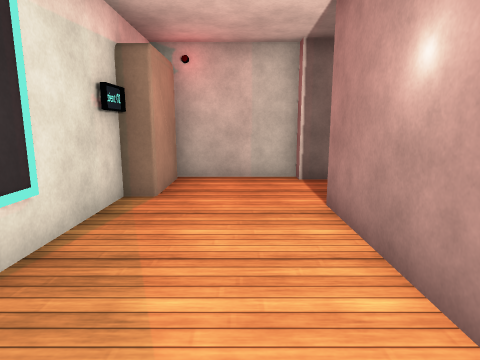
[1] (above)

14 first-person views from a walk through a 3-D level made in the Unity game engine. The camera is 1.3 m above the floor, tilts 10° down and sees 75° across. The floor is counted in squares, 1 m on a side. Each view is taken from the middle of a square. On the plan, view 1 faces up. The plan holds only what a view shows up to about 14 squares ahead; the rest is blank. The place goes on beyond the plan. The player is left out. Surface patterns are stand-ins for the level's own textures.

[2]
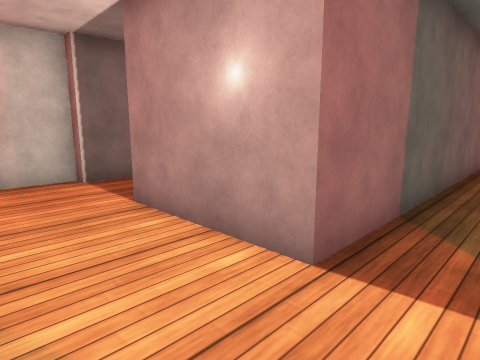

[3]
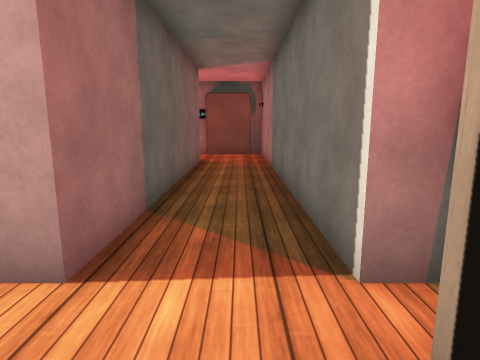

[4]
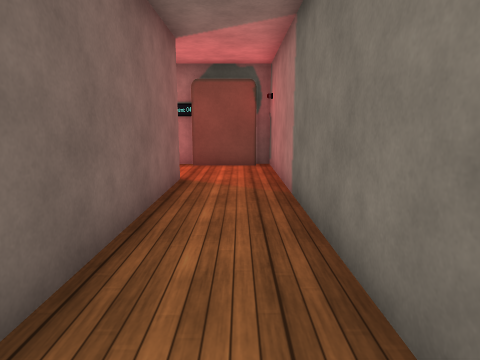

[5]
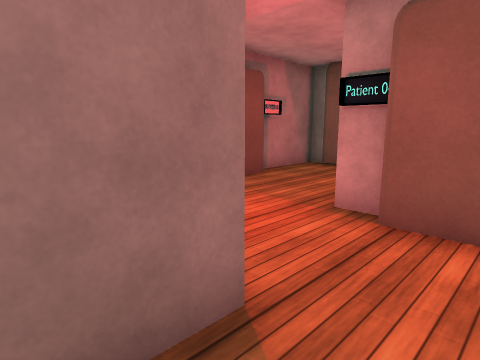

[6]
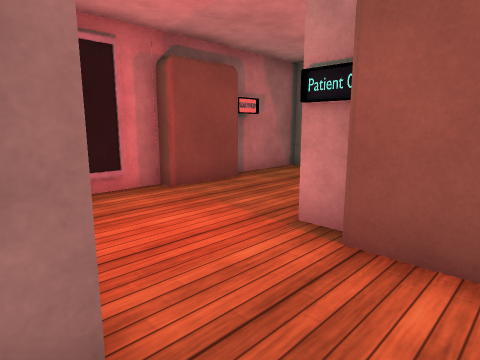

[7]
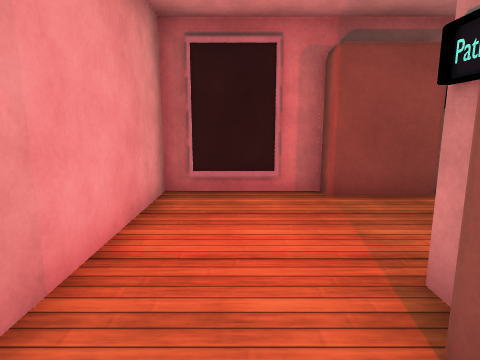

[8]
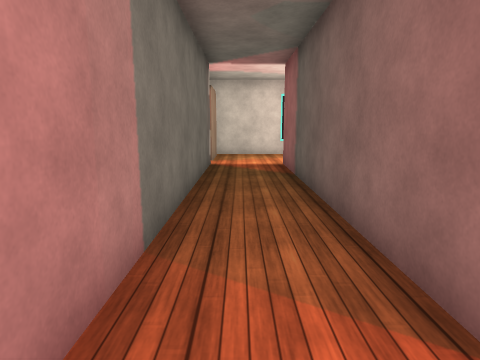

[9]
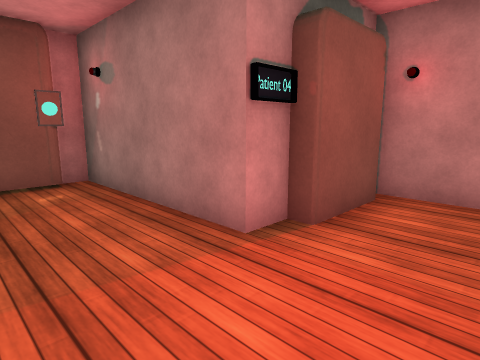

[10]
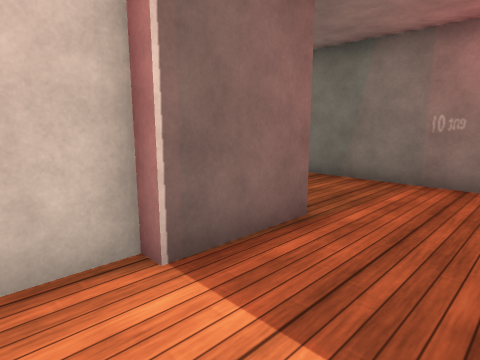

[11]
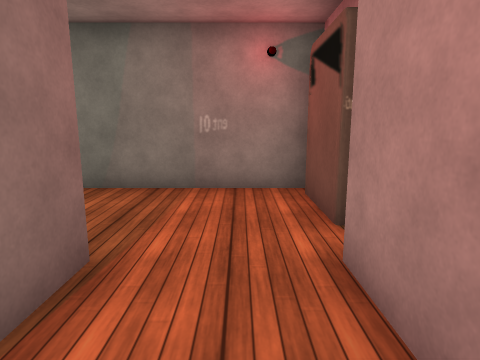

[12]
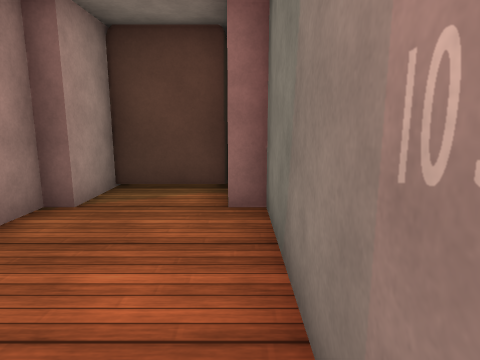

[13]
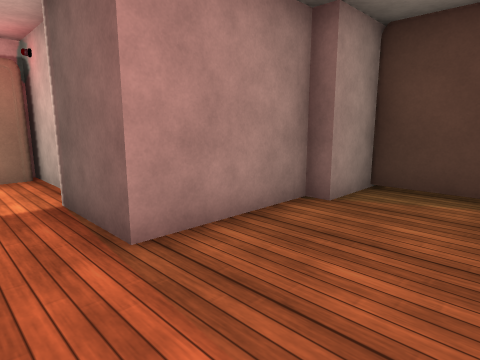

[14]
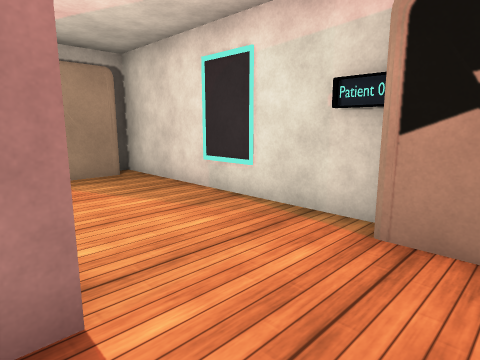

### Floor plan
Points are (right, up) in squares from view 1. A wall is a line through its corners. A room is listed if a view was taken in it or the views show most of it. See-through windows are left out.
Room 1 (views 1, 2, 3, 4, 5, 6, 7, 8, 9, 10, 11, 12, 13, 14)
walls: (7.4, 4.6) (7.4, 10.9) (6.8, 10.9); (5, 4.7) (7, 4.7); (2.1, 5) (3.9, 5); (10.6, 1.5) (1.4, 1.5) (1.4, 5) (1.9, 5); (3.9, 10.9) (3.9, 7.5) (1.4, 7.5); (1.4, 7.9) (-2.2, 7.9); (13.5, 6) (10.5, 6) (10.5, 1.8); (6.8, 12.5) (4.4, 12.5) (4.4, 10.9); (15.5, 5.7) (13.5, 5.7); (-1.5, 7.6) (-1.5, 5.7); (13.1, -0.5) (13.1, 1.5) (13.5, 1.5) (13.5, 2.4) (18.7, 2.4) (18.7, 3); (-2.1, 4.5) (-2.1, -1.9); (1.4, -1.8) (1.4, -1) (12.5, -1); (-1.5, -1) (0.5, -1); (18.7, 6) (16.4, 6); (18.3, 2.9) (18.3, 5.4)
ways out: opening at (1, -1)

Positions as (right, up) in squares from view 1, and headings:
1: (0, 0), facing up
2: (-1, 0), facing up-right
3: (-1, 0), facing right
4: (3, 0), facing right
5: (9, 0), facing up-right
6: (10, 0), facing up-right
7: (12, 0), facing up
8: (12, 0), facing left
9: (11, 5), facing down-right
10: (0, 5), facing up-right
11: (1, 6), facing right
12: (7, 6), facing up
13: (7, 6), facing up-left
14: (2, 7), facing down-left
